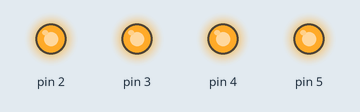
Recording of a sketch running on a simulated Arduino Uno, built with avr-gcc and run on an emulated ATmega328P. Shown: output pins drawn as LEDs (lit = HIGH).

Above: at 0.5 s.
At 3.5 s:
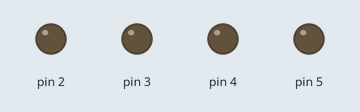
Timing chart, 0 to 4.6 s (numbered marks = the images above):
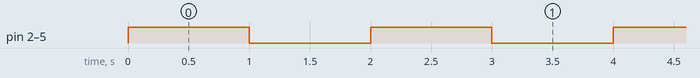

Measured:
- by itself, pin 2–5: alternates HIGH for 1.0 s and LOW for 1.0 s

The sketch:

LedleriAyniAndaYakipSondurme.ino
```cpp
void setup() {//Ledleri aynı anda yandırıp söndürme...
  pinMode(2, OUTPUT);
  pinMode(3, OUTPUT);
  pinMode(4, OUTPUT);
  pinMode(5, OUTPUT);

}

void loop() {
  digitalWrite(2, HIGH);
  digitalWrite(3, 1);
  digitalWrite(4, HIGH);
  digitalWrite(5, 1);
  delay(1000);
  digitalWrite(2,0);
  digitalWrite(3,LOW);
  digitalWrite(4,0);
  digitalWrite(5,0);
  delay(1000);
}
```
